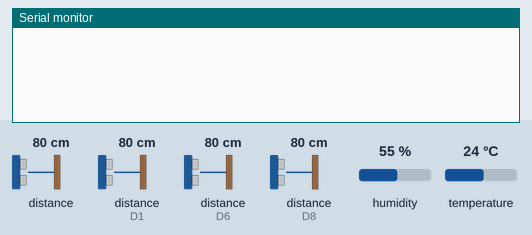
This sketch was run on a simulated ESP8266 (NodeMCU). Parts: the last lines printed to the serial monitor. Wiring (inferred from the names in the program): 4 × ultrasonic range finder: trigger D2, echo D3 / trigger D7, echo D8 / trigger D5, echo D6 / trigger D0, echo D1. The test bench sets the inputs (shaded band); at power-on: distance to the obstacle 80 cm, distance to the obstacle (sensors on D1, D6, D8) 80 cm, humidity 55 %, temperature 24 °C. The echo pulse lasts 58.3 µs per cm.

Above: at 4.8 s.
4.9 s: distance to the obstacle (sensor 0) set to 2 cm
At 7.1 s:
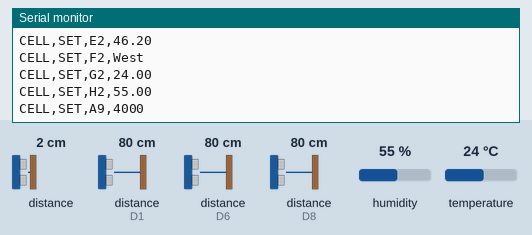
7.4 s: distance to the obstacle (sensor on D1) set to 2 cm
At 10.2 s:
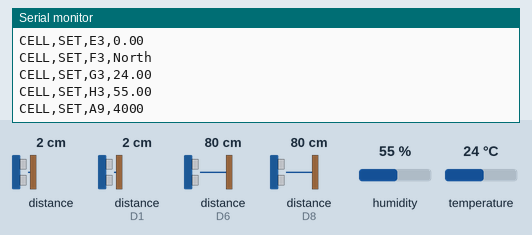
15.0 s: distance to the obstacle (sensor on D6) set to 120 cm
At 18.2 s:
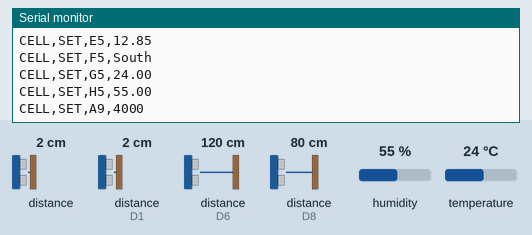
23.1 s: distance to the obstacle (sensor 0) set to 4 cm
At 26.9 s:
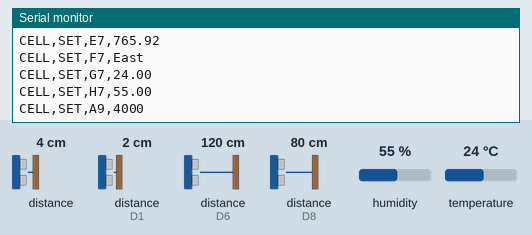
31.2 s: distance to the obstacle (sensor on D8) set to 2 cm
At 34.2 s:
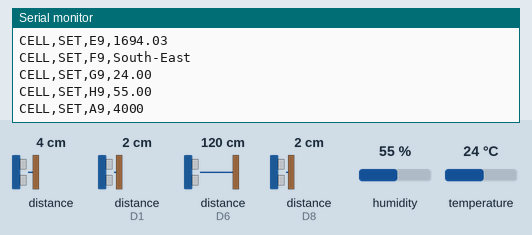
38.9 s: distance to the obstacle (sensor on D1) set to 35 cm
At 42.6 s:
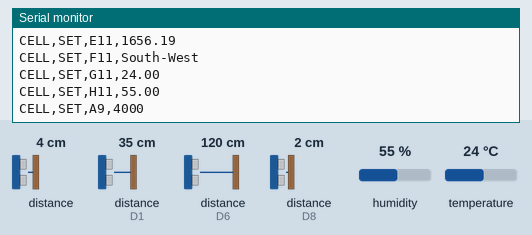
Timing chart, 0 to 44.1 s (numbered marks = the images above; inputs shaded):
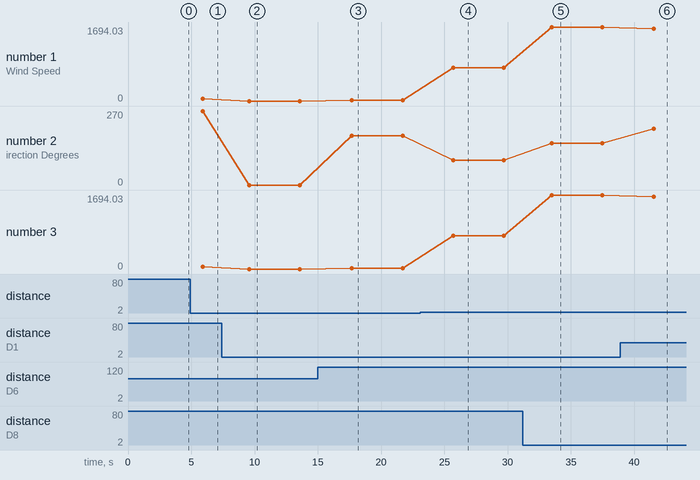

The sketch:

AirParamsView.ino
```cpp
// ------------------------- Підключення бібліотек -------------------------
#include <DHT.h>

// ------------------------- Налаштування датчика DHT21 --------------------
#define DHT_PIN D4
#define DHT_TYPE DHT21          // Датчик DHT21
DHT dht(DHT_PIN, DHT_TYPE);

// ------------------------- Налаштування ультразвукових датчиків ----------
#define TRIG_PIN_1 D0
#define ECHO_PIN_1 D1

#define TRIG_PIN_2 D2
#define ECHO_PIN_2 D3

#define TRIG_PIN_3 D5
#define ECHO_PIN_3 D6

#define TRIG_PIN_4 D7
#define ECHO_PIN_4 D8

// ------------------------- Константи та змінні ---------------------------
unsigned long INTERVAL_MS = 4000;              // Інтервал між вимірами в мс за замовчуванням
const int NUM_MEASUREMENTS = 50;               // Кількість вимірювань для усереднення
const unsigned long MEASUREMENT_DELAY = 5;     // Затримка між вимірюваннями в мс

// Відстані між датчиками (в метрах)
const float SENSOR_DISTANCE_1 = 0.3584;  // Канал 1
const float SENSOR_DISTANCE_2 = 0.3584;   // Канал 1 зворотний
const float SENSOR_DISTANCE_3 = 0.3596;  // Канал 2
const float SENSOR_DISTANCE_4 = 0.3596;   // Канал 2 зворотний

const int NUM_DIRECTIONS = 8;    // Кількість напрямків вітру

// Масив назв напрямків
const char* directionNames[NUM_DIRECTIONS] = {
  "North", "North-East", "East", "South-East",
  "South", "South-West", "West", "North-West"
};

// Змінні для зберігання даних
double windSpeed = 0.0;             // Швидкість вітру
int windDirectionDegrees = 0;       // Напрямок вітру в градусах
float lastTemperature = 0.0;        // Остання виміряна температура
float lastHumidity = 0.0;           // Остання виміряна вологість
int currentDirectionIndex = -1;     // Індекс поточного напрямку

// Лічильник вимірювань
int measurementCount = 0;

unsigned long lastMeasurementTime = 0;

// ------------------------- Функція налаштування --------------------------
void setup() {
  Serial.begin(921600);
  dht.begin();

  // Налаштування пінів ультразвукових датчиків
  pinMode(TRIG_PIN_1, OUTPUT);
  pinMode(ECHO_PIN_1, INPUT);
  pinMode(TRIG_PIN_2, OUTPUT);
  pinMode(ECHO_PIN_2, INPUT);
  pinMode(TRIG_PIN_3, OUTPUT);
  pinMode(ECHO_PIN_3, INPUT);
  pinMode(TRIG_PIN_4, OUTPUT);
  pinMode(ECHO_PIN_4, INPUT);

  // Скидання всіх даних при старті
  resetAll();
}

// ------------------------- Головний цикл програми ------------------------
void loop() {
  unsigned long currentTime = millis();

  if (currentTime - lastMeasurementTime >= INTERVAL_MS) {
    lastMeasurementTime = currentTime;

    readSensorData();
    updateMeasurements();
  }
}

// ------------------------- Функції зчитування даних ----------------------
void readSensorData() {
  float humidity = dht.readHumidity();
  float temperature = dht.readTemperature();

  if (isnan(humidity) || isnan(temperature)) {
    Serial.println("Помилка зчитування з датчика DHT21!");
    return;
  }

  lastTemperature = temperature;
  lastHumidity = humidity;
}

// ------------------------- Функції оновлення вимірювань ------------------
void updateMeasurements() {
  calculateWindParameters();

  measurementCount++;

  int newDirectionIndex = getDirectionIndex(windDirectionDegrees);

  if (newDirectionIndex != currentDirectionIndex) {
    currentDirectionIndex = newDirectionIndex;
  }

  printExcelData();
}

// ------------------------- Функції виводу даних --------------------------
void printExcelData() {
  // Виводимо поточні значення у відповідні стовпці
  Serial.print("CELL,SET,E");
  Serial.print(measurementCount + 1); // Починаємо з 2-го рядка
  Serial.print(",");
  Serial.println(windSpeed);

  Serial.print("CELL,SET,F");
  Serial.print(measurementCount + 1);
  Serial.print(",");
  Serial.println(directionNames[currentDirectionIndex]);

  Serial.print("CELL,SET,G");
  Serial.print(measurementCount + 1);
  Serial.print(",");
  Serial.println(lastTemperature);

  Serial.print("CELL,SET,H");
  Serial.print(measurementCount + 1);
  Serial.print(",");
  Serial.println(lastHumidity);

  Serial.print("CELL,SET,A9,");
  Serial.println(INTERVAL_MS);
}

// ------------------------- Функції обчислення ----------------------------
int getDirectionIndex(double degrees) {
  degrees = fmod(degrees + 360, 360);

  if (degrees < 22.5 || degrees >= 337.5) return 0; // Північ
  else if (degrees >= 22.5 && degrees < 67.5) return 1; // Північно-Схід
  else if (degrees >= 67.5 && degrees < 112.5) return 2; // Схід
  else if (degrees >= 112.5 && degrees < 157.5) return 3; // Південно-Схід
  else if (degrees >= 157.5 && degrees < 202.5) return 4; // Південь
  else if (degrees >= 202.5 && degrees < 247.5) return 5; // Південно-Захід
  else if (degrees >= 247.5 && degrees < 292.5) return 6; // Захід
  else return 7; // Північно-Захід
}

void calculateWindParameters() {
  unsigned long totalImpulseTime1 = 0;
  unsigned long totalImpulseTime2 = 0;
  unsigned long totalImpulseTime3 = 0;
  unsigned long totalImpulseTime4 = 0;

  for (int i = 0; i < NUM_MEASUREMENTS; i++) {
    // Вимірювання для каналу 1
    digitalWrite(TRIG_PIN_1, LOW);
    delayMicroseconds(2);
    digitalWrite(TRIG_PIN_1, HIGH);
    delayMicroseconds(10);
    digitalWrite(TRIG_PIN_1, LOW);
    totalImpulseTime1 += pulseIn(ECHO_PIN_1, HIGH);
    delay(MEASUREMENT_DELAY);

    // Вимірювання для каналу 2 (Канал 1 у зворотному напрямку)
    digitalWrite(TRIG_PIN_2, LOW);
    delayMicroseconds(2);
    digitalWrite(TRIG_PIN_2, HIGH);
    delayMicroseconds(10);
    digitalWrite(TRIG_PIN_2, LOW);
    totalImpulseTime2 += pulseIn(ECHO_PIN_2, HIGH);
    delay(MEASUREMENT_DELAY);

    // Вимірювання для каналу 3
    digitalWrite(TRIG_PIN_3, LOW);
    delayMicroseconds(2);
    digitalWrite(TRIG_PIN_3, HIGH);
    delayMicroseconds(10);
    digitalWrite(TRIG_PIN_3, LOW);
    totalImpulseTime3 += pulseIn(ECHO_PIN_3, HIGH);
    delay(MEASUREMENT_DELAY);

    // Вимірювання для каналу 4 (Канал 3 у зворотному напрямку)
    digitalWrite(TRIG_PIN_4, LOW);
    delayMicroseconds(2);
    digitalWrite(TRIG_PIN_4, HIGH);
    delayMicroseconds(10);
    digitalWrite(TRIG_PIN_4, LOW);
    totalImpulseTime4 += pulseIn(ECHO_PIN_4, HIGH);
    delay(MEASUREMENT_DELAY);
  }

  // Обчислюємо середній час імпульсу для кожного каналу
  float avgImpulseTime1 = totalImpulseTime1 / (float)NUM_MEASUREMENTS;
  float avgImpulseTime2 = totalImpulseTime2 / (float)NUM_MEASUREMENTS;
  float avgImpulseTime3 = totalImpulseTime3 / (float)NUM_MEASUREMENTS;
  float avgImpulseTime4 = totalImpulseTime4 / (float)NUM_MEASUREMENTS;

  // Обчислюємо реальну швидкість ультразвуку в чотирьох каналах
  float soundSpeed1 = SENSOR_DISTANCE_1 / avgImpulseTime1 * 1e6;
  float soundSpeed2 = SENSOR_DISTANCE_2 / avgImpulseTime2 * 1e6;
  float soundSpeed3 = SENSOR_DISTANCE_3 / avgImpulseTime3 * 1e6;
  float soundSpeed4 = SENSOR_DISTANCE_4 / avgImpulseTime4 * 1e6;

  float windSpeedChannel1 = (soundSpeed1 - soundSpeed2) / 2.0;  // Швидкість вітру в першому напрямку
  float windSpeedChannel2 = (soundSpeed3 - soundSpeed4) / 2.0;  // Швидкість вітру у напрямку, перпендикулярному першому

  windSpeed = sqrt(pow(windSpeedChannel1, 2) + pow(windSpeedChannel2, 2));  // Загальна швидкість вітру

  windDirectionDegrees = int(atan2(windSpeedChannel1, windSpeedChannel2) * 180.0 / PI);  // Напрямок вітру в градусах

  if (windDirectionDegrees < 0) {
    windDirectionDegrees += 360;  // Приводимо до діапазону 0-360 градусів
  }

  // Для відлагодження
  Serial.println("Wind Speed: " + String(windSpeed));
  Serial.println("Wind Direction Degrees: " + String(windDirectionDegrees));
}

// ------------------------- Функції управління програмою ------------------
void resetAll() {
  // Скидаємо значення змінних
  lastTemperature = 0.0;
  lastHumidity = 0.0;
  windSpeed = 0.0;
  windDirectionDegrees = 0;
  currentDirectionIndex = -1;
  measurementCount = 0;
}
```

Measured:
- after the input at 4.9 s, the serial monitor: prints a new line after 1.0 s (image 1)
- after the input at 7.4 s, the serial monitor: prints a new line after 2.2 s (image 2)
- after the input at 15.0 s, the serial monitor: prints a new line after 2.7 s (image 3)
- after the input at 23.1 s, the serial monitor: prints a new line after 2.6 s (image 4)
- after the input at 31.2 s, the serial monitor: prints a new line after 2.3 s (image 5)
- after the input at 38.9 s, the serial monitor: prints a new line after 2.7 s (image 6)
- plotted number 1: 46.2 → 0 after the input at 7.4 s, 0 → 12.85 after the input at 15.0 s, 12.85 → 765.92 after the input at 23.1 s, 765.92 → 1694.03 after the input at 31.2 s, 1694.03 → 1656.19 after the input at 38.9 s
- plotted number 2: 270 → 0 after the input at 7.4 s, 0 → 180 after the input at 15.0 s, 180 → 90 after the input at 23.1 s, 90 → 153 after the input at 31.2 s, 153 → 205 after the input at 38.9 s
